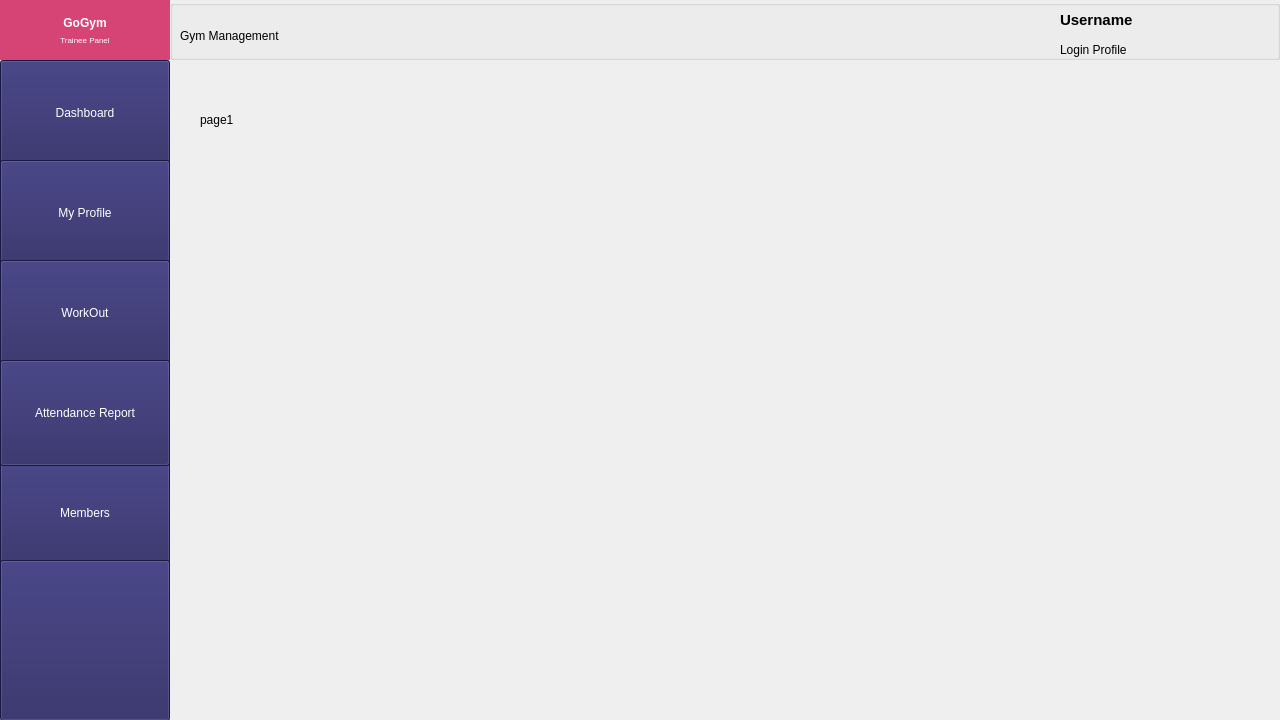
<?xml version="1.0" encoding="UTF-8"?>
<ui version="4.0">
 <class>memberWindow</class>
 <widget class="QMainWindow" name="memberWindow">
  <property name="geometry">
   <rect>
    <x>0</x>
    <y>0</y>
    <width>1280</width>
    <height>720</height>
   </rect>
  </property>
  <property name="maximumSize">
   <size>
    <width>1280</width>
    <height>720</height>
   </size>
  </property>
  <property name="windowTitle">
   <string>MainWindow</string>
  </property>
  <widget class="QWidget" name="centralwidget">
   <widget class="QPushButton" name="pushButton_5">
    <property name="geometry">
     <rect>
      <x>0</x>
      <y>460</y>
      <width>170</width>
      <height>106</height>
     </rect>
    </property>
    <property name="minimumSize">
     <size>
      <width>170</width>
      <height>106</height>
     </size>
    </property>
    <property name="autoFillBackground">
     <bool>false</bool>
    </property>
    <property name="styleSheet">
     <string notr="true">
font: 700 9pt &quot;Segoe UI&quot;;
color: white;
background-color: rgb(37, 34, 94);</string>
    </property>
    <property name="text">
     <string>Members</string>
    </property>
   </widget>
   <widget class="QGroupBox" name="groupBox">
    <property name="geometry">
     <rect>
      <x>0</x>
      <y>0</y>
      <width>170</width>
      <height>60</height>
     </rect>
    </property>
    <property name="minimumSize">
     <size>
      <width>170</width>
      <height>60</height>
     </size>
    </property>
    <property name="title">
     <string/>
    </property>
    <widget class="QLabel" name="label_2">
     <property name="geometry">
      <rect>
       <x>0</x>
       <y>0</y>
       <width>170</width>
       <height>60</height>
      </rect>
     </property>
     <property name="styleSheet">
      <string notr="true">font: 14pt &quot;Segoe UI&quot;;
color:white;
background-color: rgb(214, 68, 117);</string>
     </property>
     <property name="text">
      <string>&lt;html&gt;&lt;head/&gt;&lt;body&gt;&lt;p align=&quot;center&quot;&gt;&lt;span style=&quot; font-weight:700;&quot;&gt;GoGym&lt;/span&gt;&lt;br/&gt;&lt;span style=&quot; vertical-align:sub;&quot;&gt;Trainee Panel&lt;/span&gt;&lt;/p&gt;&lt;/body&gt;&lt;/html&gt;</string>
     </property>
    </widget>
   </widget>
   <widget class="QPushButton" name="pushButton_1">
    <property name="geometry">
     <rect>
      <x>0</x>
      <y>60</y>
      <width>170</width>
      <height>106</height>
     </rect>
    </property>
    <property name="minimumSize">
     <size>
      <width>170</width>
      <height>106</height>
     </size>
    </property>
    <property name="autoFillBackground">
     <bool>false</bool>
    </property>
    <property name="styleSheet">
     <string notr="true">
font: 700 9pt &quot;Segoe UI&quot;;
color: white;
background-color: rgb(37, 34, 94);</string>
    </property>
    <property name="text">
     <string>Dashboard</string>
    </property>
   </widget>
   <widget class="QPushButton" name="pushButton_2">
    <property name="geometry">
     <rect>
      <x>0</x>
      <y>160</y>
      <width>170</width>
      <height>106</height>
     </rect>
    </property>
    <property name="minimumSize">
     <size>
      <width>170</width>
      <height>60</height>
     </size>
    </property>
    <property name="autoFillBackground">
     <bool>false</bool>
    </property>
    <property name="styleSheet">
     <string notr="true">
font: 700 9pt &quot;Segoe UI&quot;;
color: white;
background-color: rgb(37, 34, 94);</string>
    </property>
    <property name="text">
     <string>My Profile</string>
    </property>
   </widget>
   <widget class="QPushButton" name="pushButton_3">
    <property name="geometry">
     <rect>
      <x>0</x>
      <y>260</y>
      <width>170</width>
      <height>106</height>
     </rect>
    </property>
    <property name="minimumSize">
     <size>
      <width>170</width>
      <height>106</height>
     </size>
    </property>
    <property name="autoFillBackground">
     <bool>false</bool>
    </property>
    <property name="styleSheet">
     <string notr="true">
font: 700 9pt &quot;Segoe UI&quot;;
color: white;
background-color: rgb(37, 34, 94);</string>
    </property>
    <property name="text">
     <string>WorkOut</string>
    </property>
   </widget>
   <widget class="QPushButton" name="pushButton_4">
    <property name="geometry">
     <rect>
      <x>0</x>
      <y>360</y>
      <width>170</width>
      <height>106</height>
     </rect>
    </property>
    <property name="minimumSize">
     <size>
      <width>170</width>
      <height>106</height>
     </size>
    </property>
    <property name="autoFillBackground">
     <bool>false</bool>
    </property>
    <property name="styleSheet">
     <string notr="true">
font: 700 9pt &quot;Segoe UI&quot;;
color: white;
background-color: rgb(37, 34, 94);</string>
    </property>
    <property name="text">
     <string>Attendance Report</string>
    </property>
   </widget>
   <widget class="QPushButton" name="pushButton">
    <property name="geometry">
     <rect>
      <x>0</x>
      <y>560</y>
      <width>170</width>
      <height>161</height>
     </rect>
    </property>
    <property name="styleSheet">
     <string notr="true">background-color: rgb(37, 34, 94);
</string>
    </property>
    <property name="text">
     <string/>
    </property>
   </widget>
   <widget class="QGroupBox" name="groupBox_2">
    <property name="geometry">
     <rect>
      <x>170</x>
      <y>0</y>
      <width>1110</width>
      <height>60</height>
     </rect>
    </property>
    <property name="title">
     <string/>
    </property>
    <widget class="QLabel" name="label_7">
     <property name="geometry">
      <rect>
       <x>10</x>
       <y>20</y>
       <width>351</width>
       <height>31</height>
      </rect>
     </property>
     <property name="styleSheet">
      <string notr="true">font: 14pt &quot;Segoe UI&quot;;</string>
     </property>
     <property name="text">
      <string>Gym Management</string>
     </property>
    </widget>
    <widget class="QLabel" name="current_user">
     <property name="geometry">
      <rect>
       <x>890</x>
       <y>10</y>
       <width>150</width>
       <height>21</height>
      </rect>
     </property>
     <property name="maximumSize">
      <size>
       <width>200</width>
       <height>16777215</height>
      </size>
     </property>
     <property name="layoutDirection">
      <enum>Qt::RightToLeft</enum>
     </property>
     <property name="styleSheet">
      <string notr="true">font-size: 12pt;
font-weight: bold;</string>
     </property>
     <property name="text">
      <string>&lt;html&gt;&lt;head/&gt;&lt;body&gt;&lt;p&gt;&lt;span style=&quot; font-size:11pt; font-weight:700;&quot;&gt;Username&lt;/span&gt;&lt;/p&gt;&lt;/body&gt;&lt;/html&gt;</string>
     </property>
    </widget>
    <widget class="QLabel" name="label_8">
     <property name="geometry">
      <rect>
       <x>840</x>
       <y>10</y>
       <width>40</width>
       <height>40</height>
      </rect>
     </property>
     <property name="text">
      <string/>
     </property>
     <property name="pixmap">
      <pixmap resource="resource.qrc">:/rsc/img/user (1).png</pixmap>
     </property>
    </widget>
    <widget class="QPushButton" name="sign_out">
     <property name="geometry">
      <rect>
       <x>1040</x>
       <y>0</y>
       <width>70</width>
       <height>60</height>
      </rect>
     </property>
     <property name="toolTip">
      <string>sign out</string>
     </property>
     <property name="styleSheet">
      <string notr="true">border: none;
background-color: transparent;
padding: 0px; 
margin: 0px; </string>
     </property>
     <property name="text">
      <string/>
     </property>
    </widget>
    <widget class="QLabel" name="login_as">
     <property name="geometry">
      <rect>
       <x>890</x>
       <y>40</y>
       <width>150</width>
       <height>20</height>
      </rect>
     </property>
     <property name="maximumSize">
      <size>
       <width>300</width>
       <height>16777215</height>
      </size>
     </property>
     <property name="layoutDirection">
      <enum>Qt::RightToLeft</enum>
     </property>
     <property name="styleSheet">
      <string notr="true">font-size: 9pt;



</string>
     </property>
     <property name="text">
      <string>Login Profile</string>
     </property>
    </widget>
   </widget>
   <widget class="QStackedWidget" name="stackedWidget">
    <property name="geometry">
     <rect>
      <x>170</x>
      <y>60</y>
      <width>1110</width>
      <height>660</height>
     </rect>
    </property>
    <property name="currentIndex">
     <number>0</number>
    </property>
    <widget class="QWidget" name="page_1">
     <widget class="QLabel" name="label">
      <property name="geometry">
       <rect>
        <x>30</x>
        <y>50</y>
        <width>63</width>
        <height>20</height>
       </rect>
      </property>
      <property name="text">
       <string>page1</string>
      </property>
     </widget>
    </widget>
    <widget class="QWidget" name="page2">
     <widget class="QLabel" name="label_3">
      <property name="geometry">
       <rect>
        <x>110</x>
        <y>110</y>
        <width>63</width>
        <height>20</height>
       </rect>
      </property>
      <property name="text">
       <string>page2</string>
      </property>
     </widget>
    </widget>
    <widget class="QWidget" name="page_3">
     <widget class="QLabel" name="label_4">
      <property name="geometry">
       <rect>
        <x>100</x>
        <y>70</y>
        <width>63</width>
        <height>20</height>
       </rect>
      </property>
      <property name="text">
       <string>page3</string>
      </property>
     </widget>
    </widget>
    <widget class="QWidget" name="page_4">
     <widget class="QLabel" name="label_5">
      <property name="geometry">
       <rect>
        <x>110</x>
        <y>90</y>
        <width>63</width>
        <height>20</height>
       </rect>
      </property>
      <property name="text">
       <string>page4</string>
      </property>
     </widget>
    </widget>
    <widget class="QWidget" name="page_5">
     <widget class="QLabel" name="label_6">
      <property name="geometry">
       <rect>
        <x>120</x>
        <y>50</y>
        <width>63</width>
        <height>20</height>
       </rect>
      </property>
      <property name="text">
       <string>page5</string>
      </property>
     </widget>
    </widget>
   </widget>
  </widget>
 </widget>
 <resources>
  <include location="resource.qrc"/>
 </resources>
 <connections/>
</ui>
